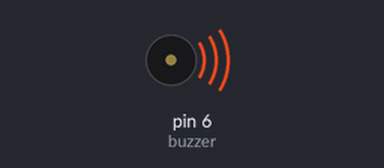
The sketch below on a simulated Arduino Uno, built with avr-gcc and run on an emulated ATmega328P. Parts: buzzer (waves = sounding).

Above: at 0.1 s.
Timing chart, 0 to 40.0 s (numbered marks = the images above):
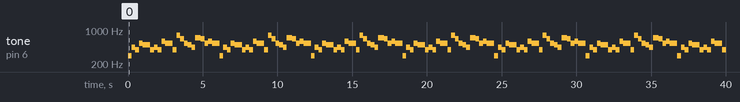

Measured:
- by itself, tone on pin 6 (buzzer): plays 294 Hz for 0.25 s, 440 Hz for 0.25 s, 392 Hz for 0.25 s, 532 Hz for 0.25 s, 494 Hz for 0.50 s, 392 Hz for 0.25 s … (137 notes in this stretch)

The sketch:

lesson_4.2.ino
```cpp
/*
  keyestudio sun_follower
  lesson 4.2
  buzzer
  http://www.keyestudio.com
*/

#define buzzer 6 //buzzer pin to D6

void setup() {
  pinMode(buzzer, OUTPUT);//set digital 6 to OUTPUT
}

void loop () {
  birthday();
}

////////////////////////Set the song Happy Birthday to You//////////////////////////////////
void birthday()
{
  tone(buzzer, 294); //buzzer outputs a sound with 294Hz
  delay(250);//delay in 250ms
  tone(buzzer, 440);
  delay(250);
  tone(buzzer, 392);
  delay(250);
  tone(buzzer, 532);
  delay(250);
  tone(buzzer, 494);
  delay(500);
  tone(buzzer, 392);
  delay(250);
  tone(buzzer, 440);
  delay(250);
  tone(buzzer, 392);
  delay(250);
  tone(buzzer, 587);
  delay(250);
  tone(buzzer, 532);
  delay(500);
  tone(buzzer, 392);
  delay(250);
  tone(buzzer, 784);
  delay(250);
  tone(buzzer, 659);
  delay(250);
  tone(buzzer, 532);
  delay(250);
  tone(buzzer, 494);
  delay(250);
  tone(buzzer, 440);
  delay(250);
  tone(buzzer, 698);
  delay(375);
  tone(buzzer, 659);
  delay(250);
  tone(buzzer, 532);
  delay(250);
  tone(buzzer, 587);
  delay(250);
  tone(buzzer, 532);
  delay(500);
}
```
